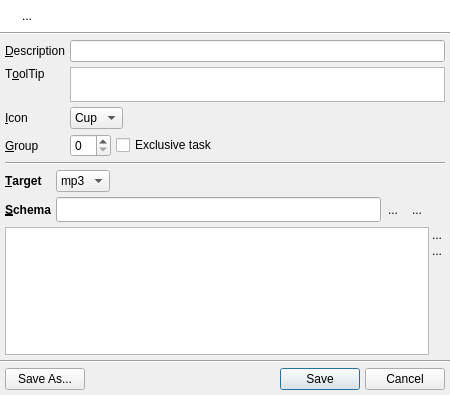
<?xml version="1.0" encoding="UTF-8"?>
<ui version="4.0">
 <class>QUTaskDialog</class>
 <widget class="QDialog" name="QUTaskDialog">
  <property name="geometry">
   <rect>
    <x>0</x>
    <y>0</y>
    <width>450</width>
    <height>395</height>
   </rect>
  </property>
  <property name="windowTitle">
   <string>Edit Rename Task</string>
  </property>
  <property name="windowIcon">
   <iconset>
    <normaloff>:/control/tasks_add.png</normaloff>:/control/tasks_add.png</iconset>
  </property>
  <layout class="QVBoxLayout" name="verticalLayout_2">
   <property name="spacing">
    <number>0</number>
   </property>
   <property name="margin">
    <number>0</number>
   </property>
   <item>
    <widget class="QFrame" name="frame">
     <property name="palette">
      <palette>
       <active>
        <colorrole role="Base">
         <brush brushstyle="SolidPattern">
          <color alpha="255">
           <red>255</red>
           <green>255</green>
           <blue>255</blue>
          </color>
         </brush>
        </colorrole>
        <colorrole role="Window">
         <brush brushstyle="SolidPattern">
          <color alpha="255">
           <red>255</red>
           <green>255</green>
           <blue>255</blue>
          </color>
         </brush>
        </colorrole>
       </active>
       <inactive>
        <colorrole role="Base">
         <brush brushstyle="SolidPattern">
          <color alpha="255">
           <red>255</red>
           <green>255</green>
           <blue>255</blue>
          </color>
         </brush>
        </colorrole>
        <colorrole role="Window">
         <brush brushstyle="SolidPattern">
          <color alpha="255">
           <red>255</red>
           <green>255</green>
           <blue>255</blue>
          </color>
         </brush>
        </colorrole>
       </inactive>
       <disabled>
        <colorrole role="Base">
         <brush brushstyle="SolidPattern">
          <color alpha="255">
           <red>255</red>
           <green>255</green>
           <blue>255</blue>
          </color>
         </brush>
        </colorrole>
        <colorrole role="Window">
         <brush brushstyle="SolidPattern">
          <color alpha="255">
           <red>255</red>
           <green>255</green>
           <blue>255</blue>
          </color>
         </brush>
        </colorrole>
       </disabled>
      </palette>
     </property>
     <property name="autoFillBackground">
      <bool>true</bool>
     </property>
     <property name="frameShadow">
      <enum>QFrame::Raised</enum>
     </property>
     <layout class="QHBoxLayout">
      <item>
       <widget class="QLabel" name="infoIconLbl">
        <property name="sizePolicy">
         <sizepolicy hsizetype="Fixed" vsizetype="Preferred">
          <horstretch>0</horstretch>
          <verstretch>0</verstretch>
         </sizepolicy>
        </property>
        <property name="text">
         <string/>
        </property>
        <property name="pixmap">
         <pixmap>:/marks/information.png</pixmap>
        </property>
        <property name="alignment">
         <set>Qt::AlignLeading|Qt::AlignLeft|Qt::AlignTop</set>
        </property>
       </widget>
      </item>
      <item>
       <widget class="QLabel" name="infoLbl">
        <property name="text">
         <string>...</string>
        </property>
        <property name="alignment">
         <set>Qt::AlignLeading|Qt::AlignLeft|Qt::AlignTop</set>
        </property>
        <property name="wordWrap">
         <bool>true</bool>
        </property>
       </widget>
      </item>
     </layout>
    </widget>
   </item>
   <item>
    <widget class="Line" name="line">
     <property name="orientation">
      <enum>Qt::Horizontal</enum>
     </property>
    </widget>
   </item>
   <item>
    <layout class="QVBoxLayout" name="verticalLayout">
     <property name="spacing">
      <number>5</number>
     </property>
     <property name="margin">
      <number>5</number>
     </property>
     <item>
      <layout class="QGridLayout" name="gridLayout_2">
       <property name="spacing">
        <number>5</number>
       </property>
       <item row="0" column="0">
        <widget class="QLabel" name="label_2">
         <property name="text">
          <string>&amp;Description</string>
         </property>
         <property name="buddy">
          <cstring>descriptionEdit</cstring>
         </property>
        </widget>
       </item>
       <item row="0" column="1">
        <widget class="QLineEdit" name="descriptionEdit"/>
       </item>
       <item row="1" column="0">
        <widget class="QLabel" name="label_3">
         <property name="text">
          <string>T&amp;oolTip</string>
         </property>
         <property name="alignment">
          <set>Qt::AlignLeading|Qt::AlignLeft|Qt::AlignTop</set>
         </property>
         <property name="buddy">
          <cstring>toolTipEdit</cstring>
         </property>
        </widget>
       </item>
       <item row="1" column="1">
        <widget class="QTextEdit" name="toolTipEdit">
         <property name="sizePolicy">
          <sizepolicy hsizetype="Expanding" vsizetype="Preferred">
           <horstretch>0</horstretch>
           <verstretch>0</verstretch>
          </sizepolicy>
         </property>
         <property name="maximumSize">
          <size>
           <width>16777215</width>
           <height>35</height>
          </size>
         </property>
         <property name="tabChangesFocus">
          <bool>true</bool>
         </property>
         <property name="tabStopWidth">
          <number>80</number>
         </property>
         <property name="acceptRichText">
          <bool>false</bool>
         </property>
        </widget>
       </item>
       <item row="2" column="0">
        <widget class="QLabel" name="label_4">
         <property name="text">
          <string>&amp;Icon</string>
         </property>
         <property name="buddy">
          <cstring>iconCombo</cstring>
         </property>
        </widget>
       </item>
       <item row="2" column="1">
        <layout class="QHBoxLayout">
         <property name="spacing">
          <number>0</number>
         </property>
         <item>
          <widget class="QComboBox" name="iconCombo">
           <property name="frame">
            <bool>true</bool>
           </property>
           <item>
            <property name="text">
             <string>Cup</string>
            </property>
            <property name="icon">
             <iconset>
              <normaloff/>
             </iconset>
            </property>
           </item>
          </widget>
         </item>
         <item>
          <spacer>
           <property name="orientation">
            <enum>Qt::Horizontal</enum>
           </property>
           <property name="sizeHint" stdset="0">
            <size>
             <width>40</width>
             <height>20</height>
            </size>
           </property>
          </spacer>
         </item>
        </layout>
       </item>
       <item row="3" column="0">
        <widget class="QLabel" name="label_5">
         <property name="text">
          <string>&amp;Group</string>
         </property>
         <property name="buddy">
          <cstring>groupSpin</cstring>
         </property>
        </widget>
       </item>
       <item row="3" column="1">
        <layout class="QHBoxLayout">
         <property name="spacing">
          <number>5</number>
         </property>
         <item>
          <widget class="QSpinBox" name="groupSpin">
           <property name="sizePolicy">
            <sizepolicy hsizetype="Fixed" vsizetype="Fixed">
             <horstretch>0</horstretch>
             <verstretch>0</verstretch>
            </sizepolicy>
           </property>
          </widget>
         </item>
         <item>
          <widget class="QCheckBox" name="exclusiveChk">
           <property name="text">
            <string>Exclusive task</string>
           </property>
          </widget>
         </item>
        </layout>
       </item>
      </layout>
     </item>
     <item>
      <widget class="Line" name="line_2">
       <property name="orientation">
        <enum>Qt::Horizontal</enum>
       </property>
      </widget>
     </item>
     <item>
      <layout class="QGridLayout" name="gridLayout">
       <property name="spacing">
        <number>5</number>
       </property>
       <item row="0" column="0">
        <widget class="QLabel" name="label_7">
         <property name="font">
          <font>
           <pointsize>9</pointsize>
           <weight>75</weight>
           <bold>true</bold>
          </font>
         </property>
         <property name="text">
          <string>&amp;Target</string>
         </property>
         <property name="margin">
          <number>5</number>
         </property>
         <property name="buddy">
          <cstring>targetCombo</cstring>
         </property>
        </widget>
       </item>
       <item row="0" column="1">
        <layout class="QHBoxLayout">
         <property name="spacing">
          <number>0</number>
         </property>
         <item>
          <widget class="QComboBox" name="targetCombo">
           <property name="toolTip">
            <string>The target specifies the object on which the renaming will be done.</string>
           </property>
           <item>
            <property name="text">
             <string>mp3</string>
            </property>
           </item>
          </widget>
         </item>
         <item>
          <spacer>
           <property name="orientation">
            <enum>Qt::Horizontal</enum>
           </property>
           <property name="sizeHint" stdset="0">
            <size>
             <width>68</width>
             <height>17</height>
            </size>
           </property>
          </spacer>
         </item>
        </layout>
       </item>
       <item row="1" column="0">
        <widget class="QLabel" name="label_6">
         <property name="font">
          <font>
           <pointsize>9</pointsize>
           <weight>75</weight>
           <bold>true</bold>
          </font>
         </property>
         <property name="text">
          <string>&amp;Schema</string>
         </property>
         <property name="margin">
          <number>5</number>
         </property>
         <property name="buddy">
          <cstring>schemaEdit</cstring>
         </property>
        </widget>
       </item>
       <item row="1" column="1">
        <layout class="QHBoxLayout" name="horizontalLayout">
         <property name="spacing">
          <number>0</number>
         </property>
         <item>
          <widget class="QLineEdit" name="schemaEdit">
           <property name="minimumSize">
            <size>
             <width>0</width>
             <height>25</height>
            </size>
           </property>
           <property name="font">
            <font>
             <family>Lucida Console</family>
             <pointsize>9</pointsize>
            </font>
           </property>
          </widget>
         </item>
         <item>
          <widget class="QToolButton" name="addDataBtn">
           <property name="text">
            <string>...</string>
           </property>
           <property name="icon">
            <iconset>
             <normaloff>:/marks/add.png</normaloff>:/marks/add.png</iconset>
           </property>
           <property name="autoRaise">
            <bool>true</bool>
           </property>
          </widget>
         </item>
         <item>
          <widget class="QToolButton" name="removeDataBtn">
           <property name="text">
            <string>...</string>
           </property>
           <property name="icon">
            <iconset>
             <normaloff>:/marks/delete.png</normaloff>:/marks/delete.png</iconset>
           </property>
           <property name="autoRaise">
            <bool>true</bool>
           </property>
          </widget>
         </item>
         <item>
          <spacer>
           <property name="orientation">
            <enum>Qt::Horizontal</enum>
           </property>
           <property name="sizeType">
            <enum>QSizePolicy::Fixed</enum>
           </property>
           <property name="sizeHint" stdset="0">
            <size>
             <width>16</width>
             <height>22</height>
            </size>
           </property>
          </spacer>
         </item>
        </layout>
       </item>
      </layout>
     </item>
     <item>
      <layout class="QHBoxLayout">
       <property name="spacing">
        <number>0</number>
       </property>
       <item>
        <widget class="QUTaskDataTable" name="dataTable">
         <property name="editTriggers">
          <set>QAbstractItemView::AnyKeyPressed|QAbstractItemView::DoubleClicked|QAbstractItemView::EditKeyPressed</set>
         </property>
         <property name="alternatingRowColors">
          <bool>true</bool>
         </property>
         <property name="selectionMode">
          <enum>QAbstractItemView::SingleSelection</enum>
         </property>
         <property name="selectionBehavior">
          <enum>QAbstractItemView::SelectRows</enum>
         </property>
         <property name="gridStyle">
          <enum>Qt::DashLine</enum>
         </property>
         <property name="cornerButtonEnabled">
          <bool>false</bool>
         </property>
        </widget>
       </item>
       <item>
        <layout class="QVBoxLayout">
         <property name="spacing">
          <number>0</number>
         </property>
         <item>
          <widget class="QToolButton" name="moveUpBtn">
           <property name="minimumSize">
            <size>
             <width>16</width>
             <height>16</height>
            </size>
           </property>
           <property name="maximumSize">
            <size>
             <width>16</width>
             <height>16</height>
            </size>
           </property>
           <property name="text">
            <string>...</string>
           </property>
           <property name="icon">
            <iconset>
             <normaloff>:/bullets/arrow_up_small.png</normaloff>:/bullets/arrow_up_small.png</iconset>
           </property>
           <property name="autoRaise">
            <bool>true</bool>
           </property>
          </widget>
         </item>
         <item>
          <widget class="QToolButton" name="moveDownBtn">
           <property name="minimumSize">
            <size>
             <width>16</width>
             <height>16</height>
            </size>
           </property>
           <property name="maximumSize">
            <size>
             <width>16</width>
             <height>16</height>
            </size>
           </property>
           <property name="text">
            <string>...</string>
           </property>
           <property name="icon">
            <iconset>
             <normaloff>:/bullets/arrow_down_small.png</normaloff>:/bullets/arrow_down_small.png</iconset>
           </property>
           <property name="autoRaise">
            <bool>true</bool>
           </property>
          </widget>
         </item>
         <item>
          <spacer>
           <property name="orientation">
            <enum>Qt::Vertical</enum>
           </property>
           <property name="sizeHint" stdset="0">
            <size>
             <width>13</width>
             <height>44</height>
            </size>
           </property>
          </spacer>
         </item>
        </layout>
       </item>
      </layout>
     </item>
    </layout>
   </item>
   <item>
    <widget class="Line" name="line_3">
     <property name="orientation">
      <enum>Qt::Horizontal</enum>
     </property>
    </widget>
   </item>
   <item>
    <layout class="QHBoxLayout">
     <property name="spacing">
      <number>5</number>
     </property>
     <property name="margin">
      <number>5</number>
     </property>
     <item>
      <widget class="QPushButton" name="saveAsBtn">
       <property name="text">
        <string>Save As...</string>
       </property>
       <property name="icon">
        <iconset>
         <normaloff>:/control/save_as.png</normaloff>:/control/save_as.png</iconset>
       </property>
       <property name="autoDefault">
        <bool>false</bool>
       </property>
      </widget>
     </item>
     <item>
      <spacer>
       <property name="orientation">
        <enum>Qt::Horizontal</enum>
       </property>
       <property name="sizeHint" stdset="0">
        <size>
         <width>40</width>
         <height>20</height>
        </size>
       </property>
      </spacer>
     </item>
     <item>
      <widget class="QPushButton" name="saveBtn">
       <property name="text">
        <string>Save</string>
       </property>
       <property name="icon">
        <iconset>
         <normaloff>:/control/save.png</normaloff>:/control/save.png</iconset>
       </property>
      </widget>
     </item>
     <item>
      <widget class="QPushButton" name="cancelBtn">
       <property name="text">
        <string>Cancel</string>
       </property>
       <property name="icon">
        <iconset>
         <normaloff>:/marks/cancel.png</normaloff>:/marks/cancel.png</iconset>
       </property>
       <property name="autoDefault">
        <bool>false</bool>
       </property>
      </widget>
     </item>
    </layout>
   </item>
  </layout>
 </widget>
 <customwidgets>
  <customwidget>
   <class>QUTaskDataTable</class>
   <extends>QTableWidget</extends>
   <header>QUTaskDataTable.h</header>
  </customwidget>
 </customwidgets>
 <resources/>
 <connections/>
</ui>
